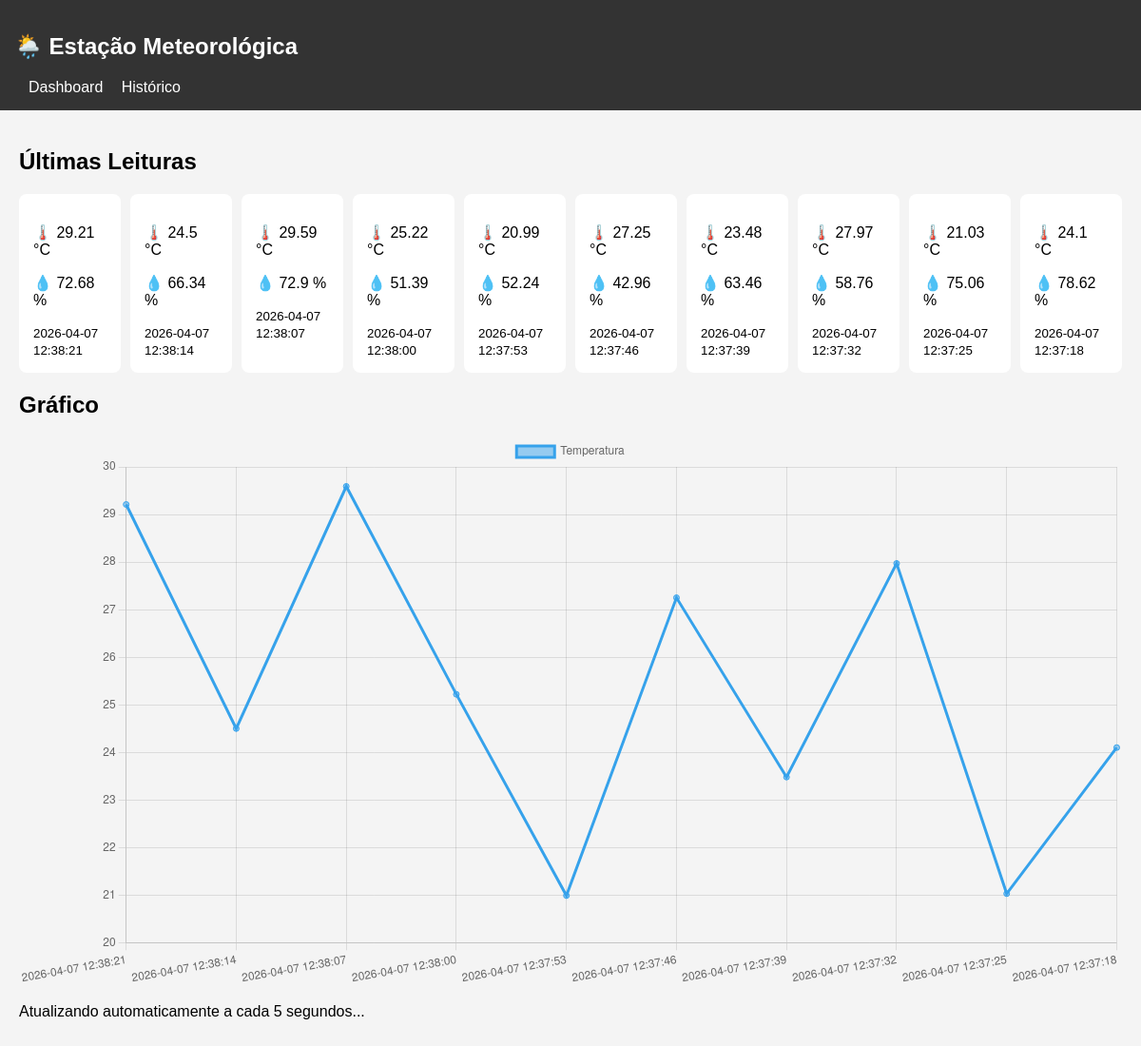
The page / on the database its author committed.
### tables this page shows
CREATE TABLE leituras (
    id INTEGER PRIMARY KEY AUTOINCREMENT,
    temperatura REAL NOT NULL,
    umidade REAL NOT NULL,
    pressao REAL,
    localizacao TEXT DEFAULT 'Lab',
    timestamp DATETIME DEFAULT (datetime('now','localtime'))
);

### app.py (the view)
@app.route('/')
def index():
    dados = listar_leituras(10)
    dados = [dict(row) for row in dados]
    return render_template('index.html', leituras=dados)

### database.py (called while the page is built)
def get_db_connection():
    conn = sqlite3.connect('dados.db', timeout=10)
    conn.execute('PRAGMA journal_mode=WAL')
    conn.execute('PRAGMA busy_timeout=5000')
    conn.row_factory = sqlite3.Row
    return conn

def listar_leituras(limite=50):
    conn = get_db_connection()
    dados = conn.execute(
        "SELECT * FROM leituras ORDER BY timestamp DESC LIMIT ?",
        (limite,)
    ).fetchall()
    conn.close()
    return dados

### templates/index.html
{% extends 'base.html' %}
{% block content %}
<h2>Últimas Leituras</h2>
<div class="cards">
    {% for l in leituras %}
    <div class="card">
        <p>🌡️ {{ l.temperatura }} °C</p>
        <p>💧 {{ l.umidade }} %</p>
        <small>{{ l.timestamp }}</small>
    </div>
    {% endfor %}
</div>
<h2>Gráfico</h2>
<canvas id="grafico"></canvas>
<p id="status">Atualizando automaticamente a cada 5 segundos...</p>
<script>
document.addEventListener("DOMContentLoaded", function() {
    const dados = {{ leituras|tojson }};
    const labels = dados.map(d => d.timestamp);
    const temps = dados.map(d => d.temperatura);
    const ctx = document.getElementById('grafico').getContext('2d');
    new Chart(ctx, {
        type: 'line',
        data: {
            labels: labels,
            datasets: [{
                label: 'Temperatura',
                data: temps
            }]
        }
    });
    setInterval(() => {
        location.reload();
    }, 5000);
});
</script>
{% endblock %}

### templates/base.html (shortened to what this page needs)
<!DOCTYPE html>
<html lang="pt-br">
<head>
    <link rel="stylesheet" href="{{ url_for('static', filename='css/style.css') }}">
</head>
<body>
<nav>
    <h1>🌦️ Estação Meteorológica</h1>
    <a href="/">Dashboard</a>
    <a href="/leituras">Histórico</a>
</nav>
<div class="container">
    {% block content %}{% endblock %}
</div>
</body>
</html>

### statics/css/style.css (style rules this page uses)
body { font-family: Arial; background: #f4f4f4; margin: 0; }
nav { background: #333; color: white; padding: 15px; }
nav a { color: white; margin-left: 15px; text-decoration: none; }
.container { padding: 20px; }
.cards { display: flex; gap: 10px; }
.card { background: white; padding: 15px; border-radius: 8px; }

### rows shown on the page
leituras: temperatura "29.21", umidade "72.68", timestamp "2026-04-07 12:38:21"
leituras: temperatura "24.5", umidade "66.34", timestamp "2026-04-07 12:38:14"
leituras: temperatura "29.59", umidade "72.9", timestamp "2026-04-07 12:38:07"
leituras: temperatura "25.22", umidade "51.39", timestamp "2026-04-07 12:38:00"
leituras: temperatura "20.99", umidade "52.24", timestamp "2026-04-07 12:37:53"
leituras: temperatura "27.25", umidade "42.96", timestamp "2026-04-07 12:37:46"
leituras: temperatura "23.48", umidade "63.46", timestamp "2026-04-07 12:37:39"
leituras: temperatura "27.97", umidade "58.76", timestamp "2026-04-07 12:37:32"
leituras: temperatura "21.03", umidade "75.06", timestamp "2026-04-07 12:37:25"
leituras: temperatura "24.1", umidade "78.62", timestamp "2026-04-07 12:37:18"
